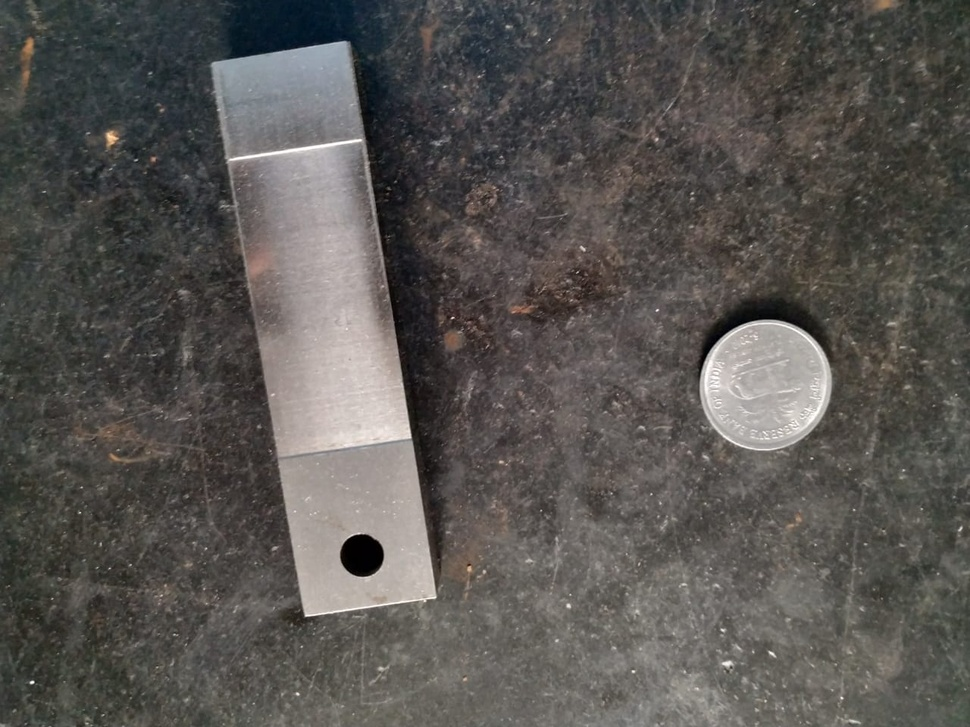
#> input picture Programs/Image/image7.jpeg, 970 x 727 px, shrunk from 1280 x 960 before the run, found by its file name
$ python remove_glare.py
#> lines starting #> are read from the running program, lines starting #| are printed output that depends on the picture; after the words box and inside, x2 and y2 are one past the last pixel; in counts of white or black regions, pixels touching at a corner belong together
#matplotlib inline

from matplotlib import pyplot as plt
import cv2
import numpy as np
#import os, sys
def _imshow(image,title):
    cv2.namedWindow(title, cv2.WINDOW_NORMAL)
    cv2.imshow(title, image)
    cv2.waitKey(0)
    cv2.destroyAllWindows()

def _imshow1(I, theTitle=None):
    if len(I.shape) == 3:
        cv2.imshow(theTitle,I)
        #imshow(I)x
    else:
        if I.min() == 0 and I.max() == 1:
            cv2.imshow(I, cmap="gray")
        else:
            cv2.imshow(I, cmap="gray",vmin=0,vmax=255)
    cv2.xticks([])
    cv2.yticks([])
    if theTitle:
        cv2.title(theTitle);

image_in = cv2.cvtColor(cv2.imread("Image\image7.jpeg"), cv2.COLOR_BGR2RGB); # Load the glared image
h, s, v = cv2.split(cv2.cvtColor(image_in, cv2.COLOR_RGB2HSV)) # split into HSV components
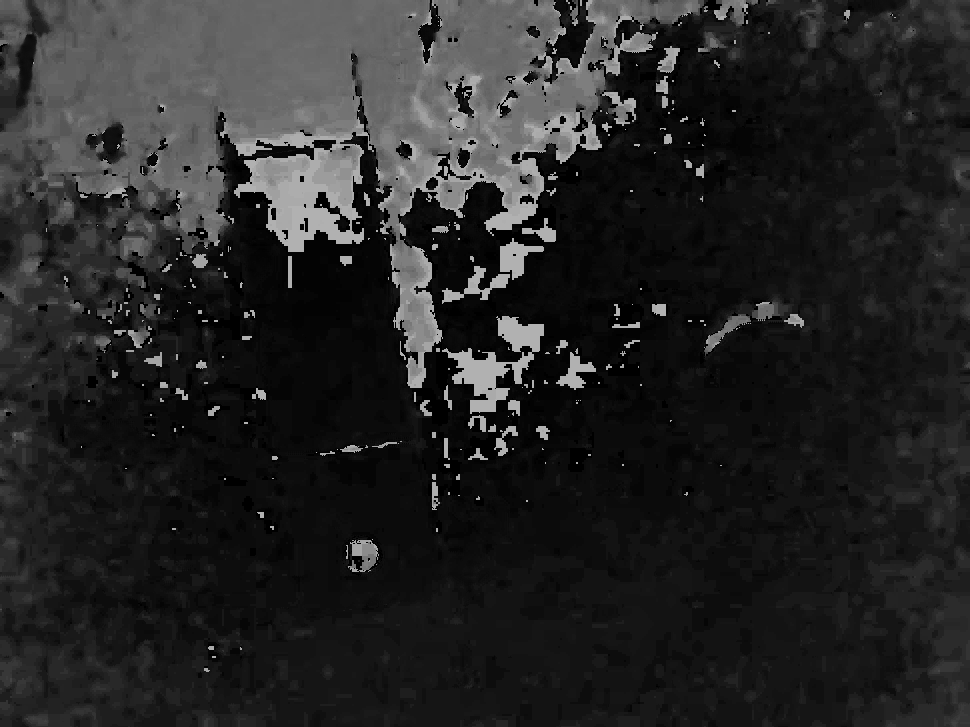
#> h: shape (727, 970); min 0, max 178, mean 37.7
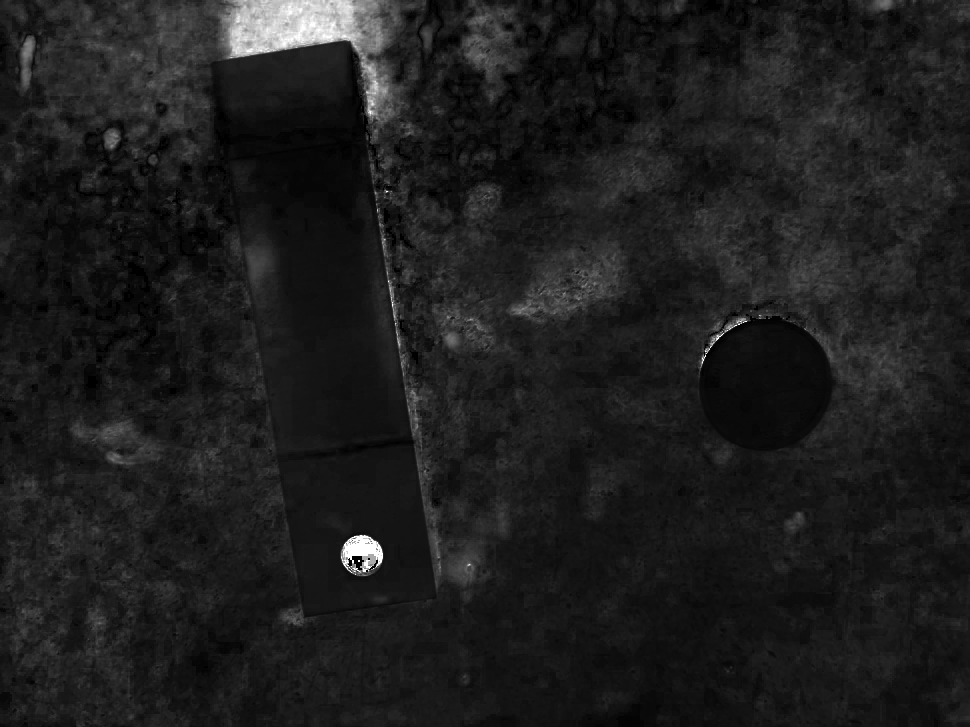
#> s: shape (727, 970); min 0, max 255, mean 29.5
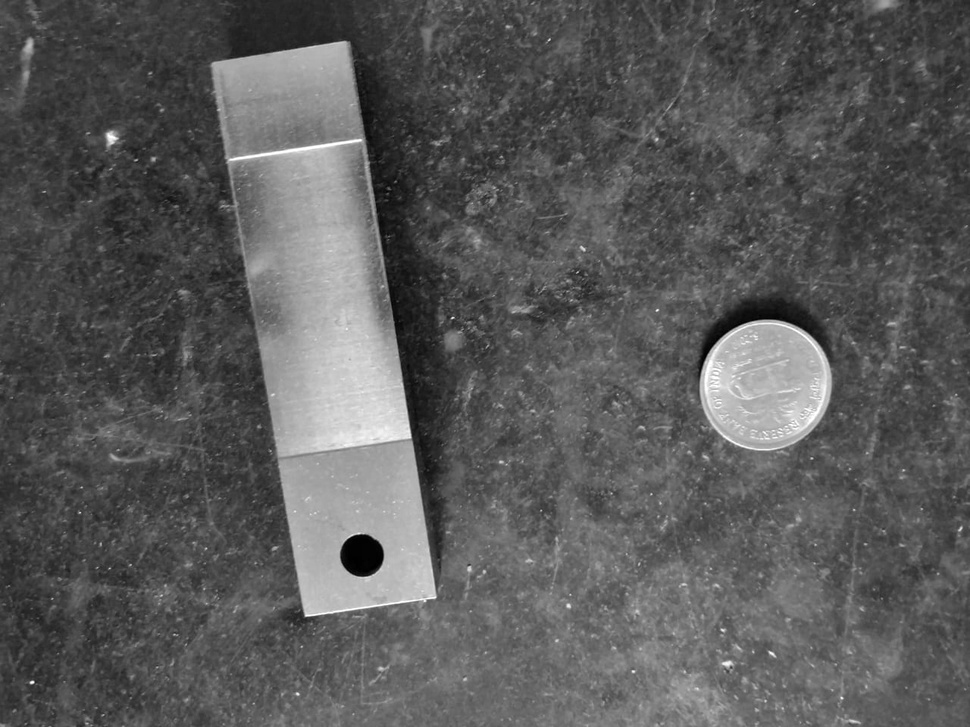
#> v: shape (727, 970); min 0, max 255, mean 90

plt.subplot(1,4,1); _imshow(image_in, "original")
plt.subplot(1,4,2); _imshow(h, "Hue")
plt.subplot(1,4,3); _imshow(s, "Saturation")
plt.subplot(1,4,4); _imshow(v, "Brightness")

nonSat = s < 180 # Find all pixels that are not very saturated
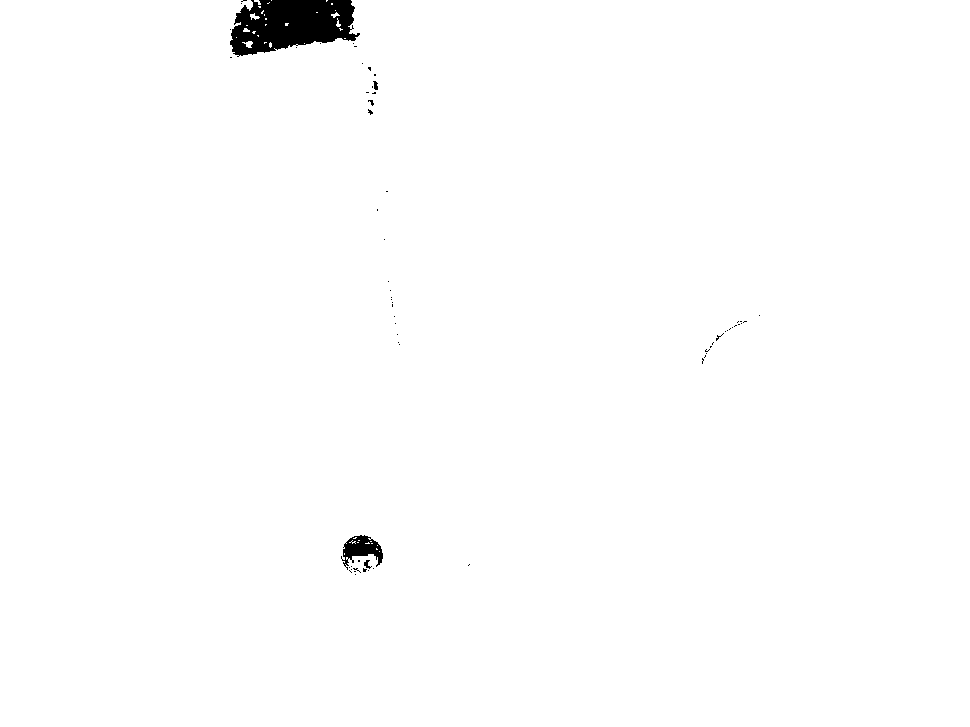
#> nonSat: shape (727, 970) bool; 99.1% white; 64 black regions (60 under 20 px), largest, box (x1, y1, x2, y2) and area: (230, 0, 360, 57) 5169, (341, 535, 383, 570) 710, (364, 560, 372, 569) 34, (373, 81, 378, 90) 31

# Slightly decrease the area of the non-satuared pixels by a erosion operation.
disk = cv2.getStructuringElement(cv2.MORPH_ELLIPSE,(3,3))
nonSat = cv2.erode(nonSat.astype(np.uint8), disk)
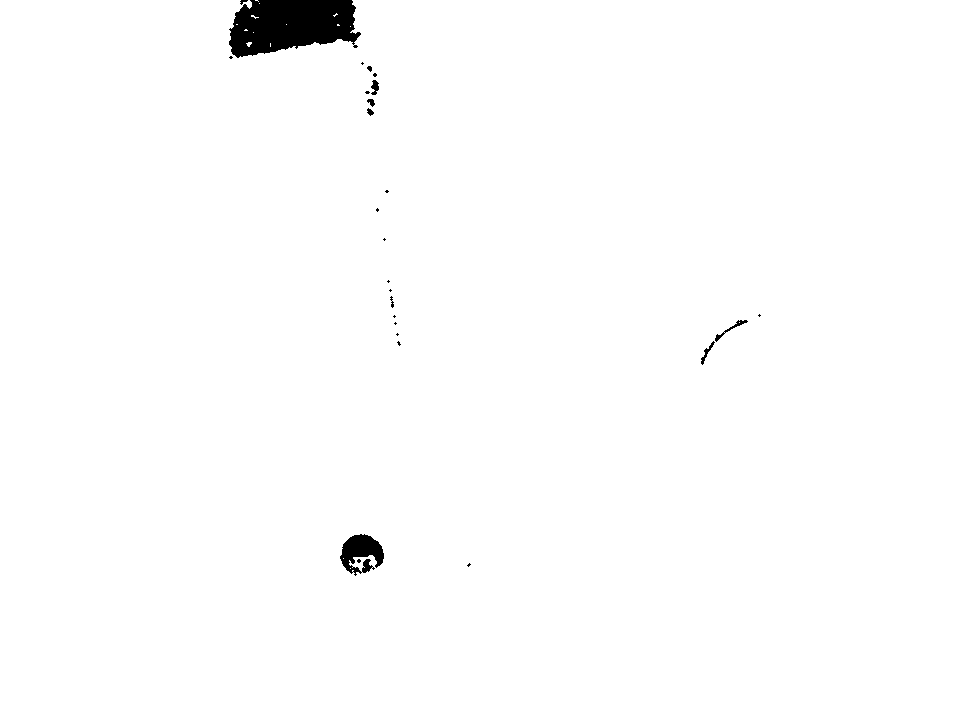
#> nonSat: shape (727, 970); values 0 (black) and 1 (white), 99% white; 26 black regions (16 under 20 px), largest, box (x1, y1, x2, y2) and area: (229, 0, 361, 58) 5681, (340, 534, 384, 576) 1097, (715, 320, 748, 342) 114

# Set all brightness values, where the pixels are still saturated to 0.
v2 = v.copy()
v2[nonSat == 0] = 0;
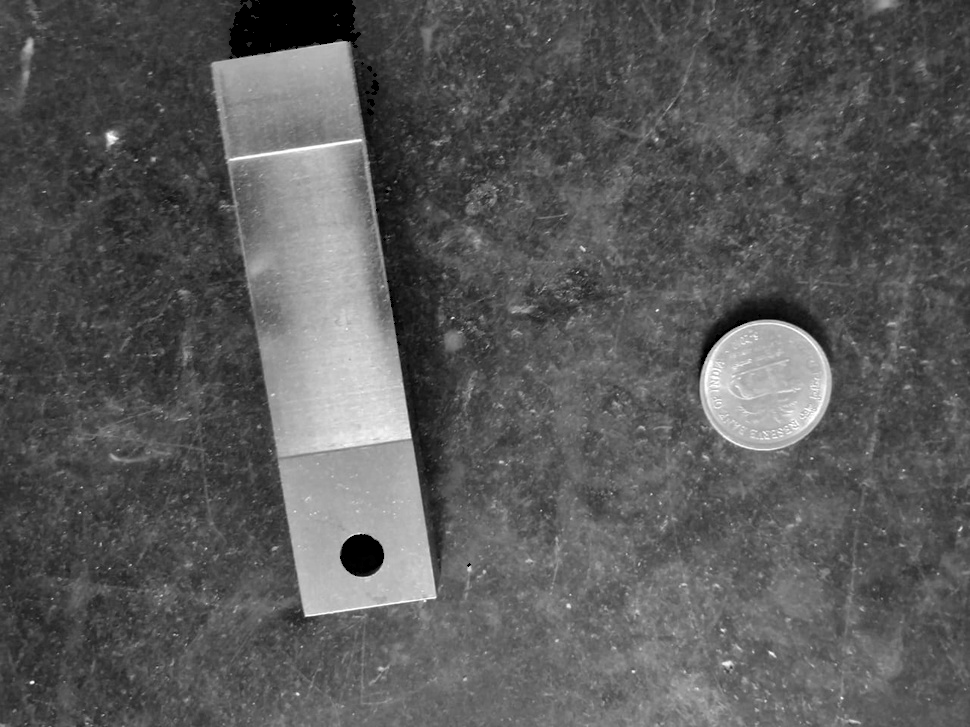
#> v2: shape (727, 970); 1.03% of pixels changed, all inside (x1, y1, x2, y2) = (229, 0, 761, 576)

plt.subplot(1,3,1); _imshow(nonSat, "s > 180")
plt.subplot(1,3,2); _imshow(v, "Original\nBrightness")
plt.subplot(1,3,3); _imshow(v2, "Masked\nBrightness")

plt.subplot(1,2,1); plt.hist(v2.flatten(), bins=50);  # draw the histogram of pixel brightnesses
plt.xlabel("Brightness value");
plt.ylabel("Frequency");
plt.title("Brightness histogram")

glare = v2 > 200;    # filter out very bright pixels.
# Slightly increase the area for each pixel
glare = cv2.dilate(glare.astype(np.uint8), disk);
glare = cv2.dilate(glare.astype(np.uint8), disk);
plt.subplot(1,2,2); _imshow(glare,'Glare');
plt.title("Glare mask");

corrected = cv2.inpaint(image_in, glare, 5, cv2.INPAINT_NS)
plt.subplot(1,3,1); _imshow(image_in, "Original")
plt.subplot(1,3,2); _imshow(glare, "Glare Mask")
plt.subplot(1,3,3); _imshow(corrected, "Corrected");

$ run again, with Programs/Image/image11.jpeg copied over Programs/Image/image7.jpeg
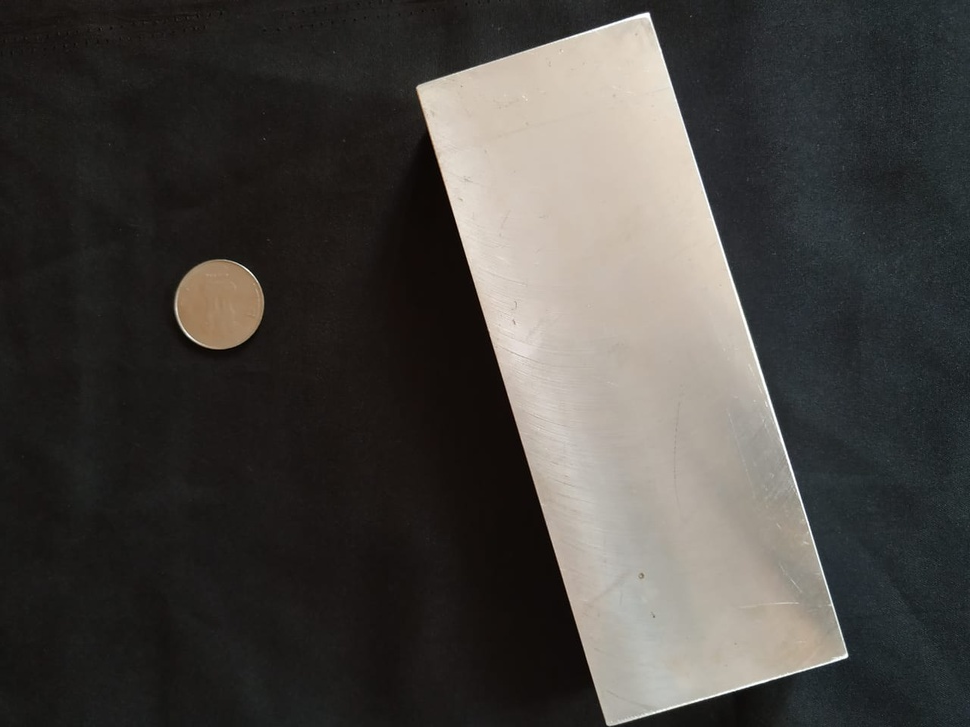
#> input picture Programs/Image/image11.jpeg, 970 x 727 px, shrunk from 1280 x 960 before the run, found by its file name
#> `nonSat = s < 180`:
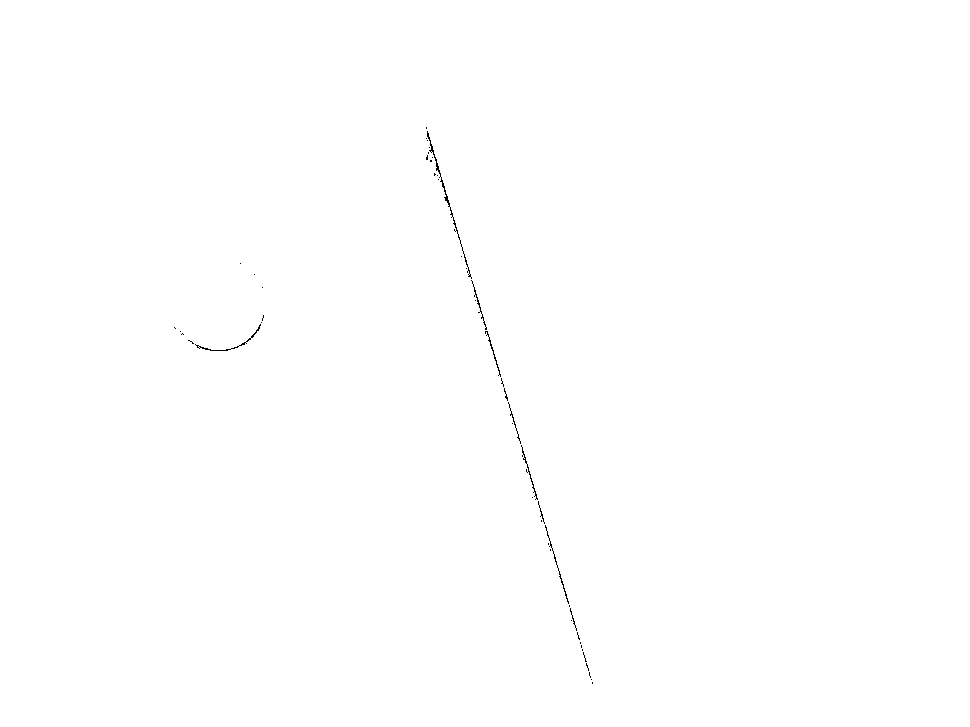
#> nonSat: shape (727, 970) bool; 99.9% white; black in thin lines or dots, all inside (x1, y1, x2, y2) = (174, 127, 593, 684)
#> `v2[nonSat == 0] = 0;`:
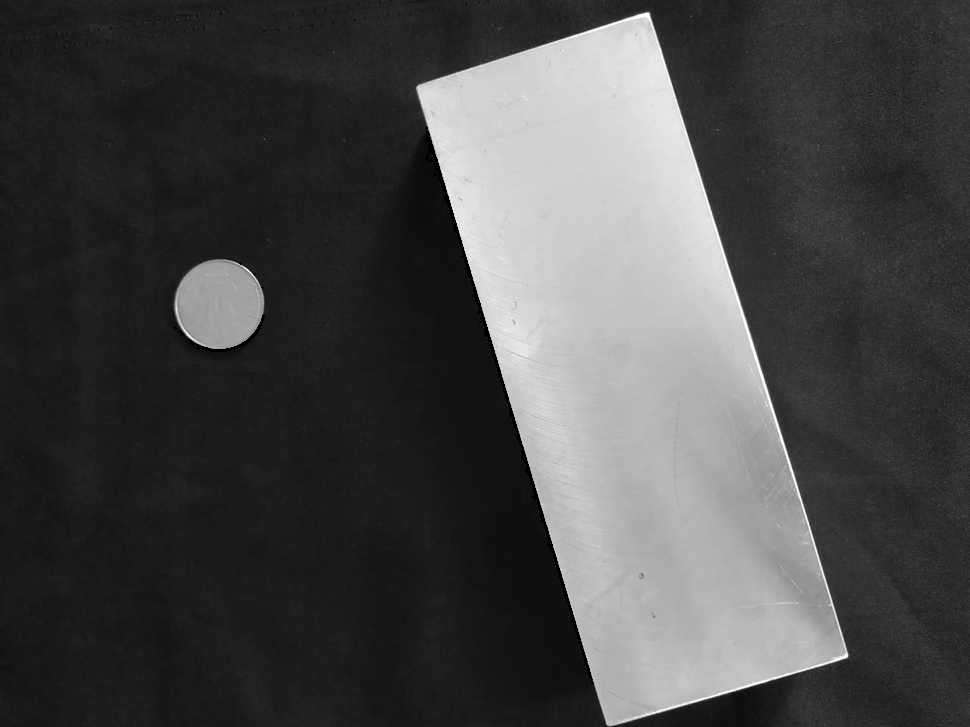
#> v2: shape (727, 970); min 0, max 255, mean 72.6
